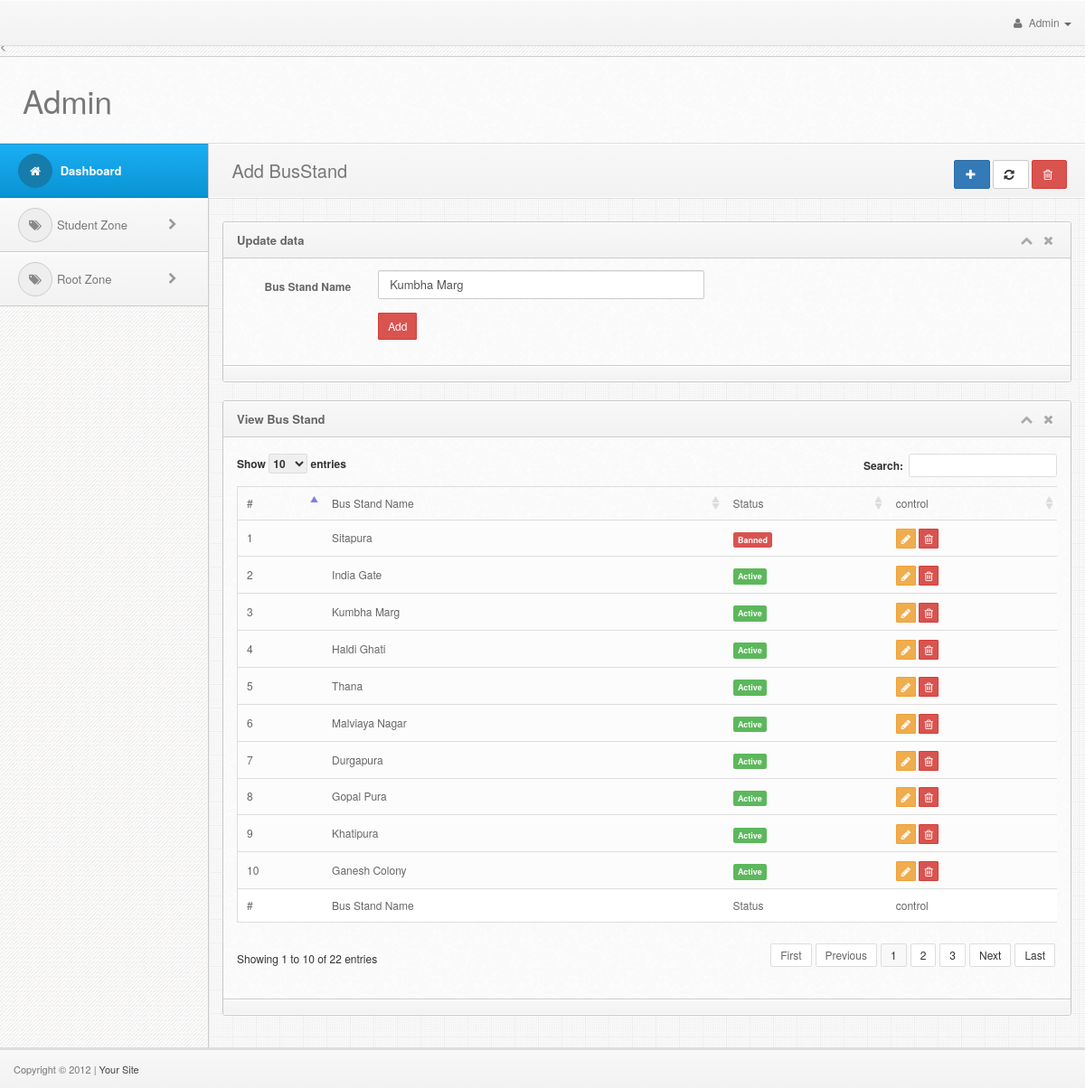
Screenshot of /admin/AddBusStand.php?bus_stand_id=3&update=upStandName (signed in) with the database file from the repository.
### tables this page shows
CREATE TABLE IF NOT EXISTS `bus_stands` (
  `bus_stand_id` int(11) NOT NULL AUTO_INCREMENT,
  `bus_stand_name` varchar(250) NOT NULL,
  `status` int(1) NOT NULL,
  PRIMARY KEY (`bus_stand_id`)
);

### admin/library/DbConnect.php (called while the page is built, shortened)
<?php
class DbConnect
{
	function __construct()
	{
		$conn=mysql_connect("localhost","root","");
		return $conn;
	}
}
?>

### admin/library/DbFunction.php (called while the page is built, shortened)
<?php
	include_once("DbConnect.php");
	class DbFunction
	{
			function select_stand_id($bus_stand_id)
			{
				$qr=mysql_query("SELECT `bus_stand_name`, `status` FROM `bus_stands` WHERE `bus_stand_id`='$bus_stand_id'");
				return $qr;
			}
	}
?>

### admin/AddBusStand.php (the view, shortened to what this page needs)
<?php
 include "header.php"; ?>
<div class="content">
    <?php include "sidebar.php"; ?>
  	<div class="mainbar">
	    <div class="page-head">
	      <h2 class="pull-left"><i class="fa-building-o"></i>Add BusStand</h2>
        <div class="bread-crumb pull-right">
								  <button class="btn btn-primary" data-toggle="collapse" data-target="#demo"><i class="fa fa-plus"></i> </button>
								  <button class="btn btn-default"><i class="fa fa-refresh"></i> </button>
								  <button class="btn btn-danger"><i class="fa fa-trash-o"></i></i> </button>
        </div>
        <div class="clearfix"></div>
	    </div>
	    <div class="matter">
        <div class="container">
            <div class="row">
              <div class="col-md-12">
                  <?php
					if(isset($_REQUEST['update']))
					{
						if($_REQUEST['update']=="upStandName")
						{
							$bus_stand_id= $_REQUEST['bus_stand_id'];
							$qr=$dbFun->select_stand_id($bus_stand_id);
							$busStand=mysql_fetch_array($qr);
							?>
                            <div class="widget wgreen" id="demo">
                <div class="widget-head">
                  <div class="pull-left">Update data</div>
                  <div class="widget-icons pull-right">
                    <a href="#" class="wminimize"><i class="fa fa-chevron-up"></i></a>
                    <a href="#" class="wclose"><i class="fa fa-times"></i></a>
                  </div>
                  <div class="clearfix"></div>
                </div>
                <div class="widget-content">
                  <div class="padd">
                     <form class="form-horizontal" method="post" action="setting.php?admin2=upStandName" enctype="multipart/form-data" role="form">
                              <div class="form-group">
                                  <label class="col-lg-2 control-label">Bus Stand Name</label>
                                  <div class="col-lg-5">
                                    <input type="text" name="BusStandName" class="form-control" placeholder="Input Box" value="<?php echo $busStand['bus_stand_name']; ?>">
                                  </div>
                                </div>
                                <div class="form-group">
                                  <div class="col-lg-offset-2 col-lg-6">
                                    <input type="submit" value="Add" name="UpdateBusStand" class="btn btn-sm btn-danger" />
                                  </div>
                                </div>
                              </form>
                  </div>
                </div>
                  <div class="widget-foot">
                  </div>
              </div>
							<?php
						}
					}
				?>
              <div class="widget">
                <div class="widget-head">
                  <div class="pull-left">View Bus Stand</div>
                  <div class="widget-icons pull-right">
                    <a href="#" class="wminimize"><i class="fa fa-chevron-up"></i></a>
                    <a href="#" class="wclose"><i class="fa fa-times"></i></a>
                  </div>
                  <div class="clearfix"></div>
                </div>
                <div class="widget-content">
                  <div class="padd">
							<div class="page-tables">
								<div class="table-responsive">
									<table cellpadding="0" cellspacing="0" border="0" id="data-table-1" width="100%">
										<thead>
											<tr>
												<th>#</th>
												<th>Bus Stand Name</th>
                                                 <th>Status</th>
												<th>control</th>
											</tr>
										</thead>
										<tbody>
                                        <?php
										$sql="select * from bus_stands";
										$sql2=mysql_query($sql);
										while($arr=mysql_fetch_array($sql2))
										{
										?>
									             <tr>
                                                 <td><?php echo $arr['bus_stand_id']; ?></td>
												<td><?php echo $arr['bus_stand_name']; ?></td>
												<td>
								<?php
                                if($arr['status']==1)
                                {
                                ?>
                                                <a href="setting.php?bus_stand_id=<?php echo $arr['bus_stand_id']; ?>&admin=status&status=0"><span class="label label-success">Active</span></a>
                                                <?php } else { ?>
                                               <a href="setting.php?bus_stand_id=<?php echo $arr['bus_stand_id']; ?>&admin=status&status=1"> <span class="label label-danger">Banned</span></a></td>
                                                <?php } ?>
												<td>
								 <a href="AddBusStand.php?bus_stand_id=<?php echo $arr['bus_stand_id']; ?>&update=upStandName"><button class="btn btn-xs btn-warning"><i class="fa fa-pencil"></i> </button></a>
                                <a href="setting.php?bus_stand_id=<?php echo $arr['bus_stand_id']; ?>&admin2=delstandName"><button class="btn btn-xs btn-danger"><i class="fa fa-trash-o"></i> </button></a></td>
											</tr>
                                            <?php } ?>
                                        </tbody>
										<tfoot>
											<tr>
												<th>#</th>
												<th>Bus Stand Name</th>
                                                 <th>Status</th>
												<th>control</th>
											</tr>
										</tfoot>
									</table>
								</div>
								</div>
							</div>
                  </div>
                  <div class="widget-foot">
                  </div>
                </div>
              </div>
            </div>
        </div>
		  </div>
    </div>
</div>
<?php include "footer.php"; ?>
</body>
</html>

### admin/css/style.css (style rules this page uses)
body { font-size: 12px; line-height: 22px; color: #666; border-top: 3px solid #eee; background:#343434 url("../img/back.png") repeat; padding-top: 37px; -webkit-font-smoothing: antialiased; }
h1,h2,h3,h4,h5,h6 { padding: 2px 0px; margin: 2px 0px; color: #777; }
h2 { font-size: 25px; line-height: 35px; }
a { color: #026b9c; }
button { font-size: 11px; }
form { margin: 0px; }
.mainbar { position: relative; margin-left: 230px; margin-right: 0px; width: auto; background:#eee url("../img/main-back.png") repeat; border-left: 1px solid #ccc; z-index: 50; min-height: 800px; }
.mainbar .container { max-width:100% !important; width: 100% !important; }
.page-tables .dataTable { margin-bottom: 20px; }
.page-tables .dataTable { border:1px solid #ddd !important; }
table.dataTable thead .sorting { background: url("../img/data-tables/sort_both.png") no-repeat center right; }
table.dataTable thead .sorting_asc { background: url("../img/data-tables/sort_asc.png") no-repeat center right; }
.page-tables table.dataTable thead th { padding:7px 10px; font-weight:normal; border-bottom:0px !important; }
.page-tables table.dataTable tfoot th { border-top:1px solid #ddd !important; padding:7px 10px; font-weight:normal; background:#fff !important; }
.page-tables table.dataTable td { background:#fcfcfc !important; border-top:1px solid #ddd !important; }
.mainbar .page-head { background-color: #f8f8f8; background: -webkit-gradient(linear, left top, left bottom, from(#f8f8f8), to(#f2f2f2)); background: -webkit-linear-gradient(top, #f8f8f8, #f2f2f2); background: -moz-linear-gradient(top, #f8f8f8, #f2f2f2); background: -ms-linear-gradient(top, #f8f8f8, #f2f2f2); background: -o-linear-gradient(top, #f8f8f8, #f2f2f2); background: linear-gradient(top, #f8f8f8, #f2f2f2); padding: 8px 20px; border-bottom: 1px solid #fff; box-shadow: inset 0px 1px 1px #fff; }
.mainbar .page-head h2 { font-weight: normal; font-size: 20px; }
.mainbar .bread-crumb { font-size: 11px; margin-top: 10px; color: #aaa; }
.mainbar .bread-crumb i { margin-right: 3px; }
.mainbar .matter { border-top: 1px solid #ddd; padding: 15px 0px; }
.widget { border: 1px solid #c9c9c9; border-radius: 3px; margin-top: 10px; margin-bottom: 20px; background: #fafafa url('../img/cream.png') repeat; }
.widget .padd, .modal-body { padding: 13px 15px; }
.widget .widget-head,.modal-header { background-color: #f8f8f8; background: -webkit-gradient(linear, left top, left bottom, from(#f8f8f8), to(#f2f2f2)); background: -webkit-linear-gradient(top, #f8f8f8, #f2f2f2); background: -moz-linear-gradient(top, #f8f8f8, #f2f2f2); background: -ms-linear-gradient(top, #f8f8f8, #f2f2f2); background: -o-linear-gradient(top, #f8f8f8, #f2f2f2); background: linear-gradient(top, #f8f8f8, #f2f2f2); border-top-right-radius: 3px; border-top-left-radius: 3px; text-shadow:0px 1px #fff; border-bottom: 1px solid #ccc; border-top: 1px solid #fff; color: #666; font-size: 13px; font-weight: bold; padding: 8px 15px; }
.widget .widget-head .widget-icons i { font-size: 14px; margin: 0px 4px; }
.widget .widget-head .widget-icons a { color: #aaa; }
.widget .widget-foot, .modal-footer { background-color: #f8f8f8; background: -webkit-gradient(linear, left top, left bottom, from(#f8f8f8), to(#f2f2f2)); background: -webkit-linear-gradient(top, #f8f8f8, #f2f2f2); background: -moz-linear-gradient(top, #f8f8f8, #f2f2f2); background: -ms-linear-gradient(top, #f8f8f8, #f2f2f2); background: -o-linear-gradient(top, #f8f8f8, #f2f2f2); background: linear-gradient(top, #f8f8f8, #f2f2f2); border-bottom-right-radius: 3px; border-bottom-left-radius: 3px; text-shadow:0px 1px #fff; border-bottom: 1px solid #fff; border-top: 1px solid #ccc; padding: 8px 15px; font-size: 12px; color: #555; box-shadow: inset 0px 1px 1px #fff; }

### rows the page displays
bus_stands: BusStandName "Kumbha Marg", bus_stand_id "3", bus_stand_name "Kumbha Marg"
bus_stands: bus_stand_id "1", bus_stand_name "Sitapura"
bus_stands: bus_stand_id "2", bus_stand_name "India Gate"
bus_stands: bus_stand_id "4", bus_stand_name "Haldi Ghati"
bus_stands: bus_stand_id "5", bus_stand_name "Thana"
bus_stands: bus_stand_id "6", bus_stand_name "Malviaya Nagar"
bus_stands: bus_stand_id "7", bus_stand_name "Durgapura"
bus_stands: bus_stand_id "8", bus_stand_name "Gopal Pura"
bus_stands: bus_stand_id "9", bus_stand_name "Khatipura"
bus_stands: bus_stand_id "10", bus_stand_name "Ganesh Colony"
